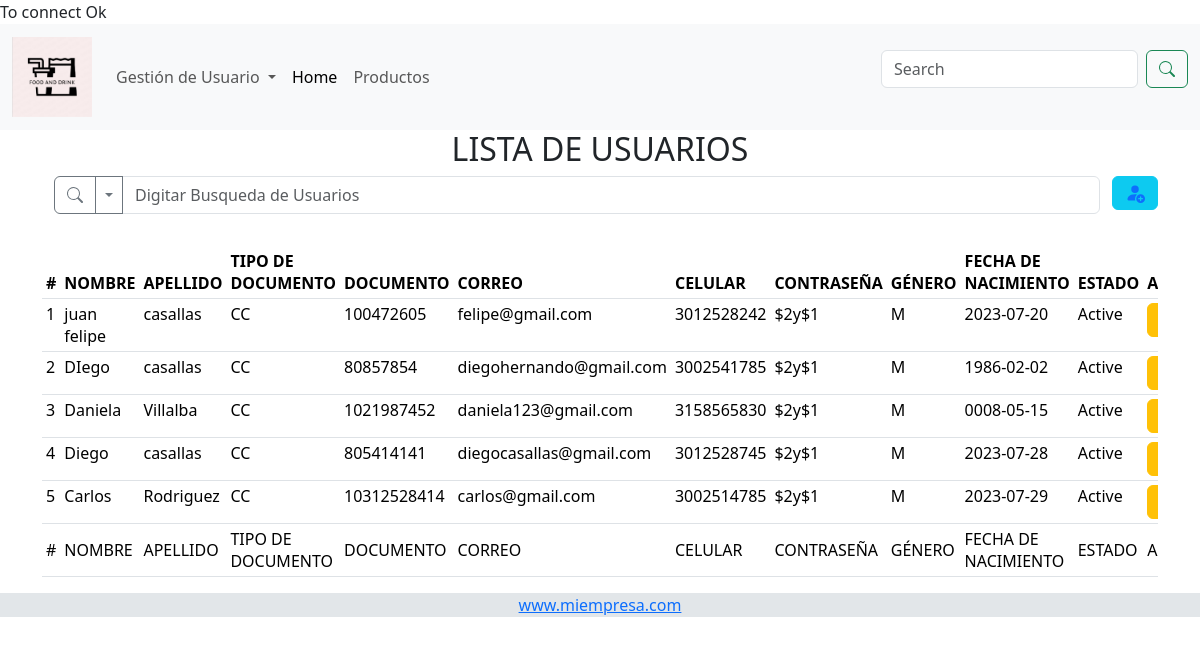
Page /view/user/index.php on the committed database.
### tables this page shows
CREATE TABLE IF NOT EXISTS `user` (
  `User_id` int(11) NOT NULL AUTO_INCREMENT,
  `User_name` varchar(60) NOT NULL,
  `User_document` varchar(20) NOT NULL,
  `User_email` varchar(100) NOT NULL,
  `User_cellphone` varchar(20) NOT NULL,
  `User_lastName` varchar(60) NOT NULL,
  `User_password` varchar(80) NOT NULL,
  `User_user` varchar(60) NOT NULL,
  `User_birthdate` date NOT NULL DEFAULT current_timestamp(),
  `Status_id` int(11) NOT NULL,
  `DocumentType_id` int(11) NOT NULL,
  `GenderType_id` int(11) NOT NULL,
  PRIMARY KEY (`User_id`),
  UNIQUE KEY `User_email` (`User_email`),
  KEY `user_document_type` (`DocumentType_id`),
  KEY `user_gender_type` (`GenderType_id`),
  KEY `user_status_type` (`Status_id`)
);

CREATE TABLE IF NOT EXISTS `document_type` (
  `DocumentType_id` int(11) NOT NULL AUTO_INCREMENT,
  `DocumentType_name` varchar(60) NOT NULL,
  `DocumentType_descriptions` varchar(80) NOT NULL,
  PRIMARY KEY (`DocumentType_id`)
);

CREATE TABLE IF NOT EXISTS `gendertype` (
  `GenderType_id` int(11) NOT NULL AUTO_INCREMENT,
  `GenderType_name` varchar(60) NOT NULL,
  `GenderType_descriptions` varchar(80) NOT NULL,
  PRIMARY KEY (`GenderType_id`)
);

CREATE TABLE IF NOT EXISTS `status` (
  `Status_id` int(11) NOT NULL AUTO_INCREMENT,
  `Status_name` varchar(60) NOT NULL,
  `Status_descriptions` varchar(80) NOT NULL,
  PRIMARY KEY (`Status_id`)
);

### view/user/index.php (the view, shortened to what this page needs)
<?php
include("../../config/config.php");
$sql = "CALL sp_select_all_user(); ";
if (!$result = $connect->query($sql)) {
  echo "Error consult: (" . $connect->errno . ") " . $connect->error;
} else {
  $resultUser = $result->fetch_all(MYSQLI_NUM);
}
?>
<!DOCTYPE html>
<html lang="en">
<head>
  <?php
  include('../assets/css/css.php');
  ?>
</head>
<body>
  <?php
  include('../assets/view/nav.php');
  ?>
  <div class="container">
    <h2 style="text-align: center;">LISTA DE USUARIOS</h2>
    <div class="float-end">
      <button class="btn btn-info">
       <a href="create.php">
      </a>
      </button>
    </div>
    <div class="row">
      <form action="#" method="get" id="searchUser">
        <div class="input-group mb-3">
          <button type="submit" form="searchUser" class="btn btn-outline-secondary"></button>
          <button type="button" class="btn btn-outline-secondary dropdown-toggle dropdown-toggle-split"
            data-bs-toggle="dropdown" aria-expanded="false">
          </button>
          <input type="search" class="form-control" placeholder="Digitar Busqueda de Usuarios"
            aria-label="Text input with segmented dropdown button" required>
        </div>
      </form>
    </div>
    <div class="table-responsive">
      <table name="tableViewUser" id="tableViewUser" class="table table-hover table-sm">
        <thead>
          <tr>
              <th>#</th>
              <th>NOMBRE</th>
              <th>APELLIDO</th>
              <th>TIPO DE DOCUMENTO</th>
              <th>DOCUMENTO</th>
              <th>CORREO</th>
              <th>CELULAR</th>
              <th>CONTRASEÑA</th>
              <th>GÉNERO</th>
              <th>FECHA DE NACIMIENTO</th>
              <th>ESTADO</th>
              <th>ACCIONES</th>
          </tr>
        </thead>
        <tbody>
          <?php
          $rowUser = $resultUser;
          for ($i = 0; $i < count($rowUser); $i++) {
            echo '<tr class="checkTr">';
            echo '<td>' . ($i + 1) . '</td>';
            echo '<td>' . $rowUser[$i][1] . '</td>';
            echo '<td>' . $rowUser[$i][2] . '</td>';
            echo '<td>' . $rowUser[$i][3] . '</td>';
            echo '<td>' . $rowUser[$i][4] . '</td>';
            echo '<td>' . $rowUser[$i][5] . '</td>';
            echo '<td>' . $rowUser[$i][6] . '</td>';
            echo '<td>' . $rowUser[$i][7] . '</td>';
            echo '<td>' . $rowUser[$i][8] . '</td>';
            echo '<td>' . $rowUser[$i][9] . '</td>';
            echo '<td>' . $rowUser[$i][10] . '</td>';
            echo '
          <td class="btnsActions" style="text-align: center;">
            <div class="btn-group" role="group" aria-label="Basic mixed styles example">
              <button type="button" class="btn btn-warning"><a href="show.php?User_id=' . $rowUser[$i][0] . '"><img src="../../assets/img/icons/visibility.png" width="20px" /><a></button>
              <button type="button" class="btn btn-info"><a href="edit.php?User_id=' . $rowUser[$i][0] . '"><img src="../../assets/img/icons/edit.png"  width="20px"/><a></button>
              <button type="button" class="btn btn-success"><a href="../../controller/user/delete.php?Delete_id=1&User_id=' . $rowUser[$i][0] . '"><img src="../../assets/img/icons/remove.png"  width="20px"/></a></button>
              <button type="button" class="btn btn-danger"><a href="../../controller/user/delete.php?Delete_id=0&User_id=' . $rowUser[$i][0] . '"><img src="../../assets/img/icons/lock.png"  width="20px"/></a></button>
            </div>
          </td>
        </tr>';
          }
          ?>
        </tbody>
        <tfoot>
          <tr>
            <td>#</td>
            <td>NOMBRE</td>
            <td>APELLIDO</td>
            <td>TIPO DE DOCUMENTO</td>
            <td>DOCUMENTO</td>
            <td>CORREO</td>
            <td>CELULAR</td>
            <td>CONTRASEÑA</td>
            <td>GÉNERO</td>
            <td>FECHA DE NACIMIENTO</td>
            <td>ESTADO</td>
            <td>ACCIONES</td>
          </tr>
        </tfoot>
      </table>
    </div>
  </div>
   <div class="bottom-0 end-0 w-100" style="background: #e2e6e9; text-align: center;">
    <a href="#">www.miempresa.com</a>
  </div>
</body>
</html>

### view/assets/css/css.php (shortened to what this page needs)
<link href="https://cdn.jsdelivr.net/npm/bootstrap@5.3.1/dist/css/bootstrap.min.css" rel="stylesheet">

### view/assets/view/nav.php (shortened to what this page needs)
<nav class="navbar navbar-expand-lg bg-body-tertiary">
  <div class="container-fluid">
    <a class="navbar-brand" href="#">
      <img src="../../assets/img/icons/logo.png" width="80" class="img-fluid" />
    </a>
    <div class="collapse navbar-collapse" id="navbarSupportedContent">
      <ul class="navbar-nav me-auto mb-2 mb-lg-0">
        <li class="nav-item dropdown">
          <a class="nav-link dropdown-toggle" href="#" role="button" data-bs-toggle="dropdown" aria-expanded="false">
            Gestión de Usuario
          </a>
        </li>
        <li class="nav-item">
          <a class="nav-link active" href="../../view/home/" aria-current="page" href="#">Home</a>
        </li>
        <li class="nav-item">
          <a class="nav-link" href="#">Productos</a>
        </li>
      </ul>
      <form class="d-flex" role="search">
        <input class="form-control me-2" type="search" placeholder="Search" aria-label="Search">
        <button class="btn btn-outline-success" type="submit"></button>
      </form>
    </div>
  </div>
</nav>

### rows in the picture
user: User_name "juan felipe", User_lastName "casallas", DocumentType.DocumentType_name "CC", User_document "100472605", User_email "felipe@gmail.com", User_cellphone "3012528242", i "$2y$1", GenderType.GenderType_name "M", User_birthdate "2023-07-20", Status.Status_name "Active"
user: User_name "DIego", User_lastName "casallas", DocumentType.DocumentType_name "CC", User_document "80857854", User_email "diegohernando@gmail.com", User_cellphone "3002541785", i "$2y$1", GenderType.GenderType_name "M", User_birthdate "1986-02-02", Status.Status_name "Active"
user: User_name "Daniela", User_lastName "Villalba", DocumentType.DocumentType_name "CC", User_document "1021987452", User_email "daniela123@gmail.com", User_cellphone "3158565830", i "$2y$1", GenderType.GenderType_name "M", User_birthdate "0008-05-15", Status.Status_name "Active"
user: User_name "Diego", User_lastName "casallas", DocumentType.DocumentType_name "CC", User_document "805414141", User_email "diegocasallas@gmail.com", User_cellphone "3012528745", i "$2y$1", GenderType.GenderType_name "M", User_birthdate "2023-07-28", Status.Status_name "Active"
user: User_name "Carlos", User_lastName "Rodriguez", DocumentType.DocumentType_name "CC", User_document "10312528414", User_email "carlos@gmail.com", User_cellphone "3002514785", i "$2y$1", GenderType.GenderType_name "M", User_birthdate "2023-07-29", Status.Status_name "Active"
